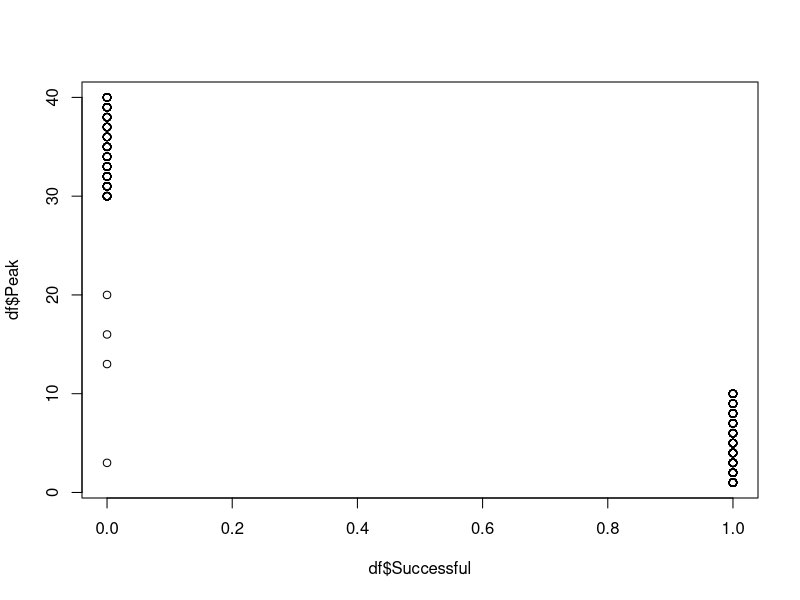
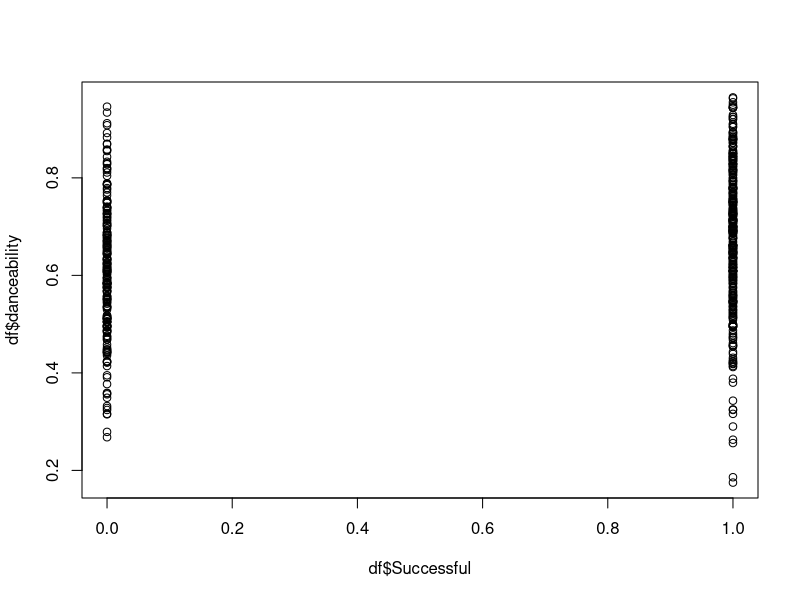
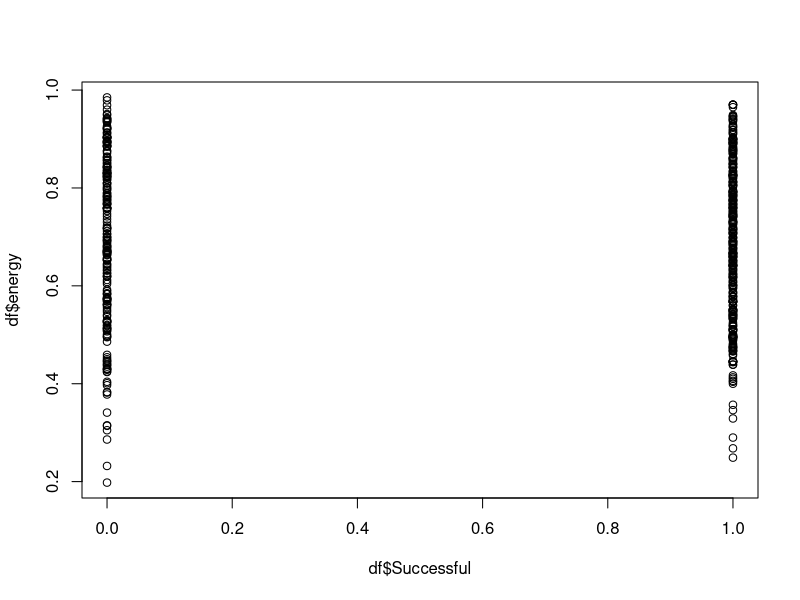
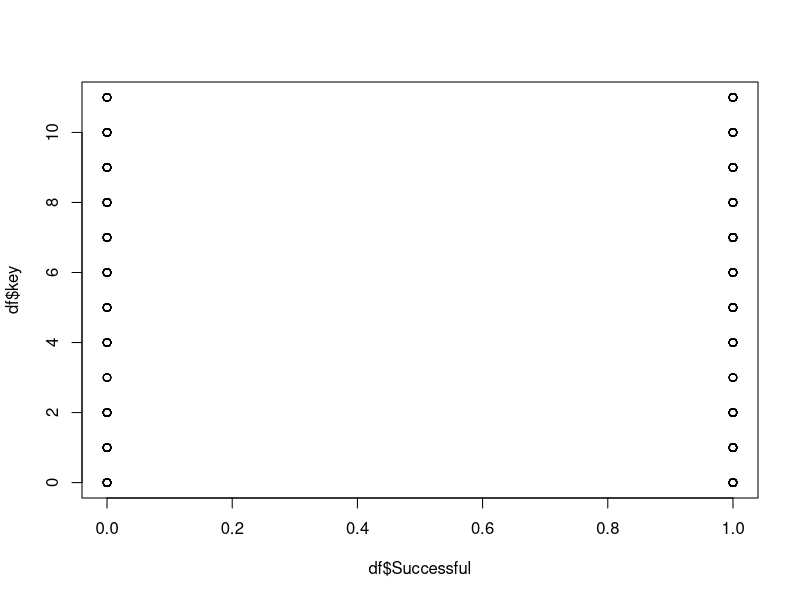
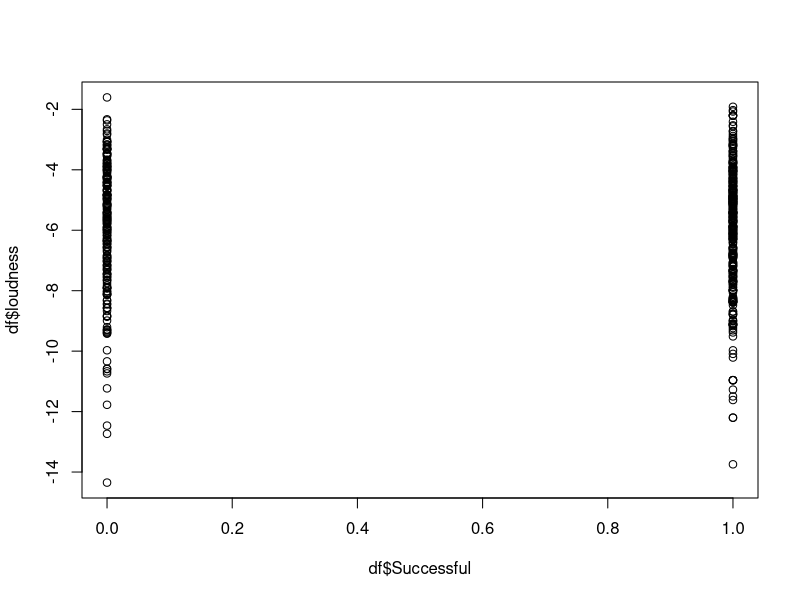
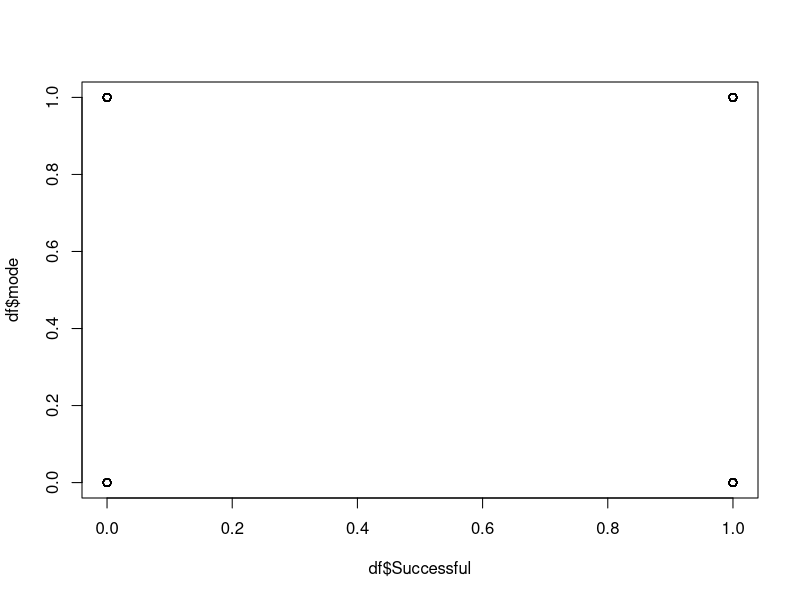
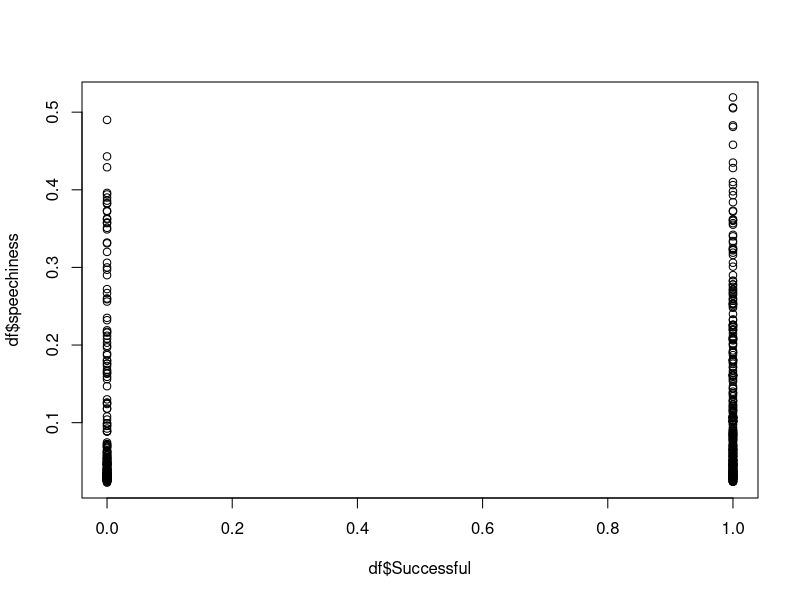
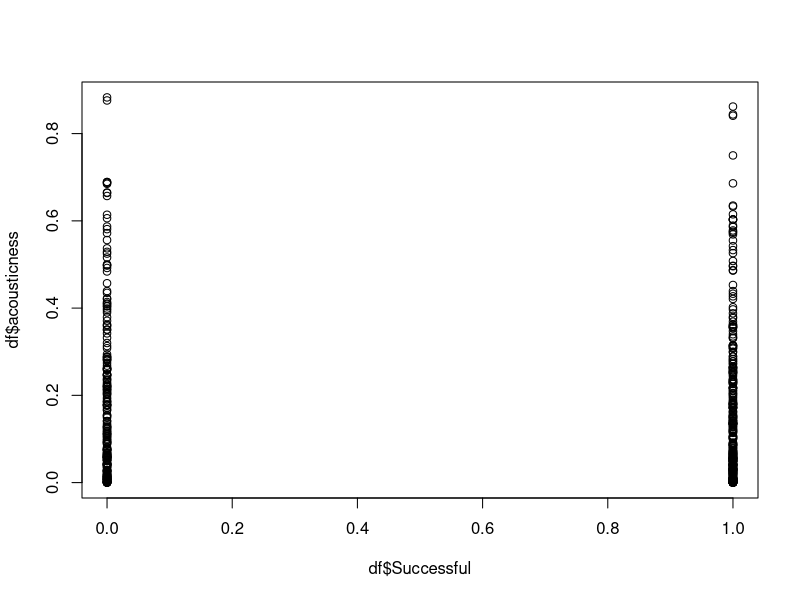

Write the R code that produced these figures, in order.
df <- read.csv("df.csv")
df
range(df$Peak)

#plotting 
plot(df$Successful, df$Peak)
plot(df$Successful, df$danceability)
plot(df$Successful, df$energy)
plot(df$Successful, df$key)
plot(df$Successful, df$loudness)
plot(df$Successful, df$mode)
plot(df$Successful, df$speechiness)
plot(df$Successful, df$acousticness)
plot(df$Successful, df$instrumentalness)
plot(df$Successful, df$liveness)
plot(df$Successful, df$valence)
plot(df$Successful, df$tempo)
plot(df$Successful, df$duration_ms)
plot(df$Successful, df$time_signature)

#Removing noise
df1=df[!df$X == df[df$Successful == 0 & df$Peak < 10, ]$X, ]
df1

#Separating train dataset and testdata 
train_data=subset(df1,X<=350)
train_data
test_data=subset(df1,X>350)
test_data

#finding correlation between varibles
cor(train_data$Successful, train_data$Peak)
cor(train_data$Successful, train_data$danceability)
cor(train_data$Successful, train_data$energy)
cor(train_data$Successful, train_data$key)
cor(train_data$Successful, train_data$loudness)
cor(train_data$Successful, train_data$mode)
cor(train_data$Successful, train_data$speechiness)
cor(train_data$Successful, train_data$acousticness)
cor(train_data$Successful, train_data$instrumentalness)
cor(train_data$Successful, train_data$liveness)
cor(train_data$Successful, train_data$valence)
cor(train_data$Successful, train_data$tempo)
cor(train_data$Successful, train_data$duration_ms)
cor(train_data$Successful, train_data$time_signature)

#removing varibles
train_data$X=NULL
train_data$id=NULL
train_data$Title=NULL
train_data$Artist=NULL
train_data$Date.Entered=NULL
train_data$Peak=NULL
train_data$uri=NULL
train_data$track_href=NULL
train_data$analysis_url=NULL
train_data$type=NULL
train_data$loudness=NULL
train_data$energy=NULL
train_data$duration_ms=NULL
train_data$tempo=NULL
train_data
test_data$X=NULL
test_data$id=NULL
test_data$Title=NULL
test_data$Artist=NULL
test_data$Date.Entered=NULL
test_data$Peak=NULL
test_data$uri=NULL
test_data$track_href=NULL
test_data$analysis_url=NULL
test_data$type=NULL
test_data$loudness=NULL
test_data$energy=NULL
test_data$duration_ms=NULL
test_data$tempo=NULL
test_data

#Scaling the varibles with in the range of 0 to 1
train_data=data.frame(lapply(train_data, function(train_data) scale(train_data, center = FALSE, scale = max(train_data, na.rm = TRUE)/1)))
train_data
test_data=data.frame(lapply(test_data, function(test_data) scale(test_data, center = FALSE, scale = max(test_data, na.rm = TRUE)/1)))
test_data

#traning the model
model = glm(Successful ~.,family=binomial(link='logit'),data=train_data)
summary(model)

#Predicting the dependent varible
fitted.results = predict(model,newdata=test_data,type='response')
fitted.results = ifelse(fitted.results > 0.5,1,0)

#Calculating the accuracy 
aucc= mean(fitted.results != test_data$Successful)
print(paste('Accuracy',1-aucc))